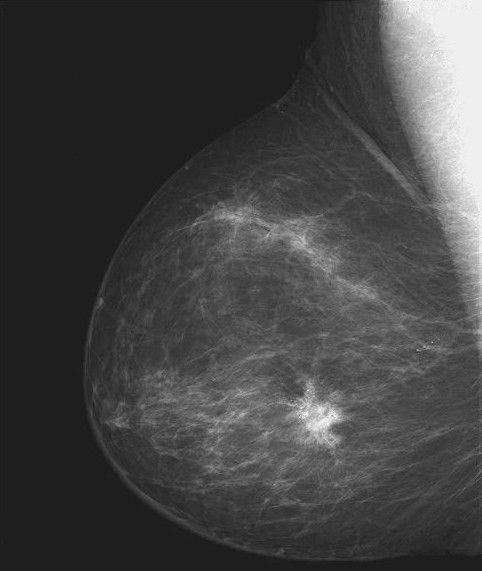
#> input picture Images/X.jpg, 482 x 571 px
$ python '手写灰度变换.py'
#> lines starting #> are read from the running program, lines starting #| are printed output that depends on the picture
import cv2
import numpy as np
from PIL import Image
import matplotlib.pyplot as plt
from matplotlib.widgets import Slider, Button, RadioButtons
# 这几个包是用来实时显示UI界面方便我们调整参数的


'''
    当你要导入某个模块，但又不想改模块的部分代码被直接执行
    那就可以这一部分代码放在“if __name__=='__main__':”内部
'''


def image_inverse(img):   # 灰度反色变换，灰度值反转
    value_max = np.max(img)
    img_out = value_max - img
    return img_out


def image_log(img):   # 灰度对数变换
    img_out = np.log(1+img)
    return img_out


def gamma_trans(input, gamma=2, eps=0):  # gamma变换
    return 255. * (((input + eps)/255.) ** gamma)   # eps是一个补偿因子，对灰度值为0的地方进行补偿


def update_gamma(val):   # 回调函数接收滑块传的值
    gamma = slider1.val
    output = gamma_trans(gamma_img, gamma=gamma, eps=0.5)
    print("----\n", output)
    plt.title("伽马变换后，gamma = " + str(gamma))
    plt.imshow(output, cmap='gray', vmin=0, vmax=255)


if __name__ == '__main__':
    gray_img = np.asarray(Image.open('Images/X.jpg').convert('L'))  # 以灰度值方式读取
#> gray_img is the input picture: shape (571, 482); min 23, max 255, mean 66.7
    inv_img = image_inverse(gray_img)
#> in image_inverse, `value_max = np.max(img)`: value_max = 255
#> in image_inverse, `img_out = value_max - img`:
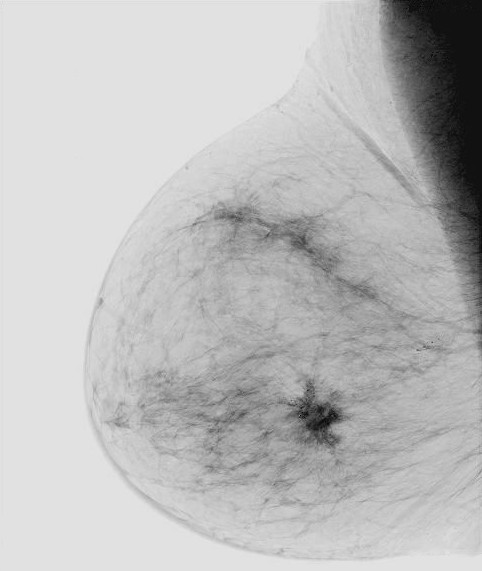
#> img_out: shape (571, 482); min 0, max 232, mean 188.3

    gray_img2 = np.asarray(Image.open('Images/squared_paper.jpg').convert('L'))
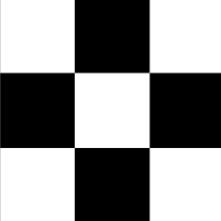
#> input picture Images/squared_paper.jpg, 221 x 221 px
    gamma_img = np.asarray(Image.open('Images/jisoo1.jpg').convert('L'))
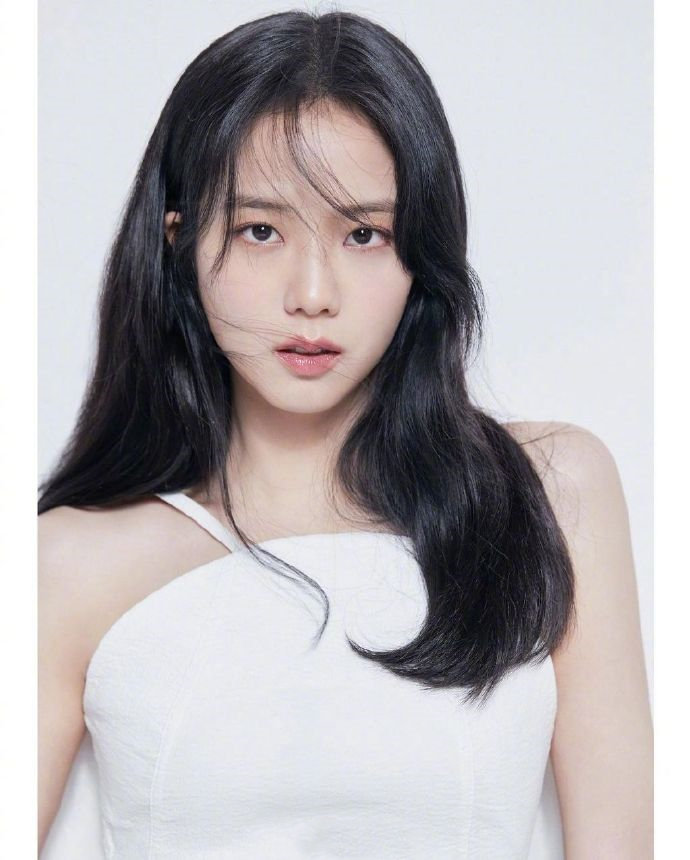
#> input picture Images/jisoo1.jpg, 690 x 860 px
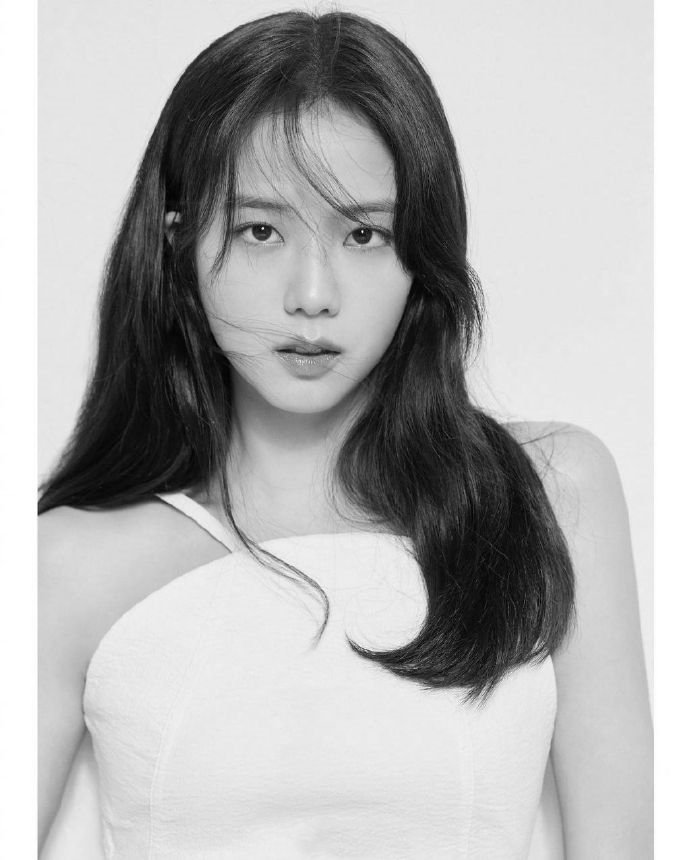
#> gamma_img: shape (860, 690); min 1, max 255, mean 179.1


    plt.figure()
    plt.rcParams['font.sans-serif'] = ['SimHei']   # 要是图像标题想取中文则要加上下面两行代码，pycharm中就这样别问为啥
    plt.rcParams['axes.unicode_minus'] = False
    plt.subplot(121)
    plt.title('原图')
    plt.imshow(gamma_img, cmap='gray', vmin=0, vmax=255)   # 控制灰度值范围0-255


    plt.subplots_adjust(bottom=0.3)   # 设置滑块位置为画布底部30%处
    s1 = plt.axes([0.25, 0.1, 0.55, 0.03], facecolor='lightgoldenrodyellow')
    # 滑块范围0-2
    slider1 = Slider(s1, '参数gamma', 0.0, 2.0, valfmt='%.f', valinit=1.0, valstep=0.1)
    plt.subplot(122)
    slider1.on_changed(update_gamma)   # 回调函数来响应滑动滑块的值
    slider1.reset()
    slider1.set_val(1)
#> (printed output is left out)

    plt.show()
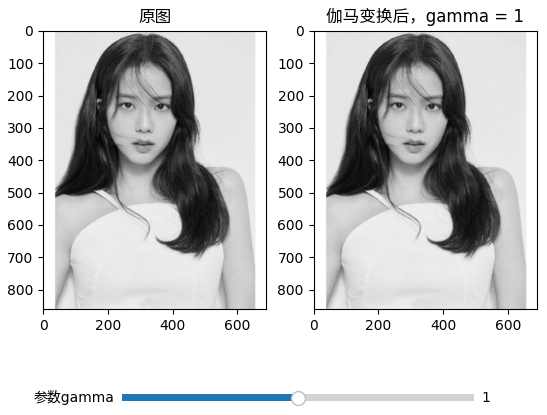
#> figure drawn by matplotlib, 3 panels
